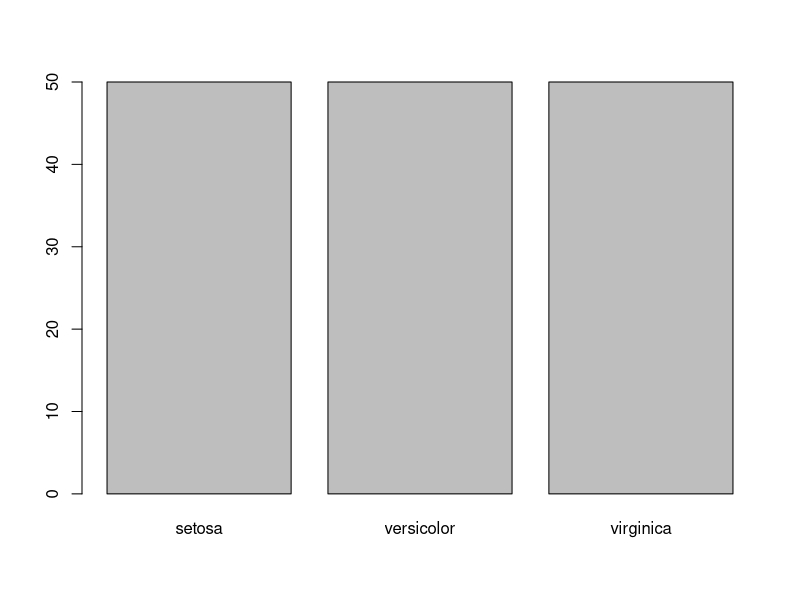
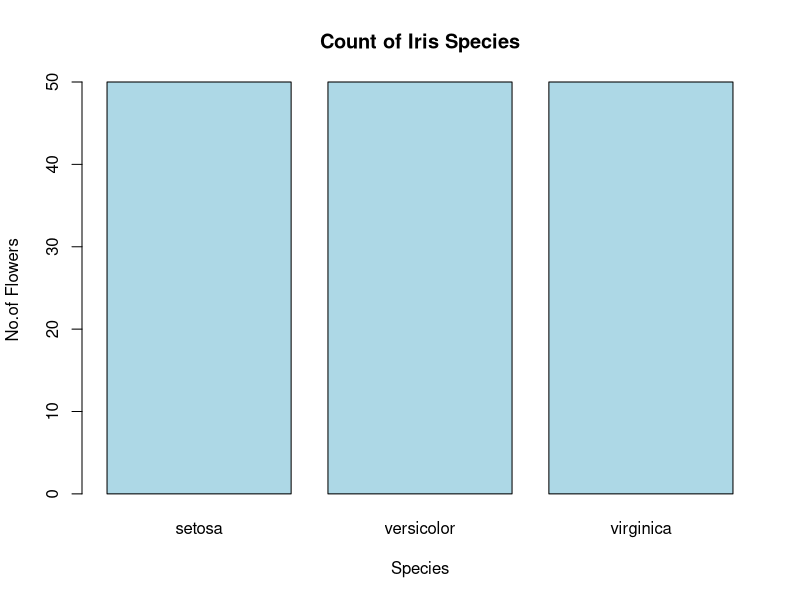
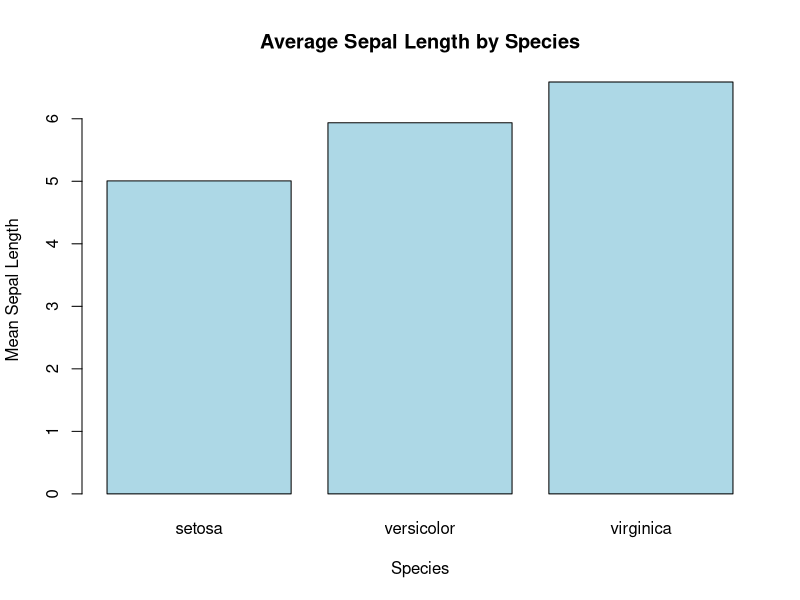
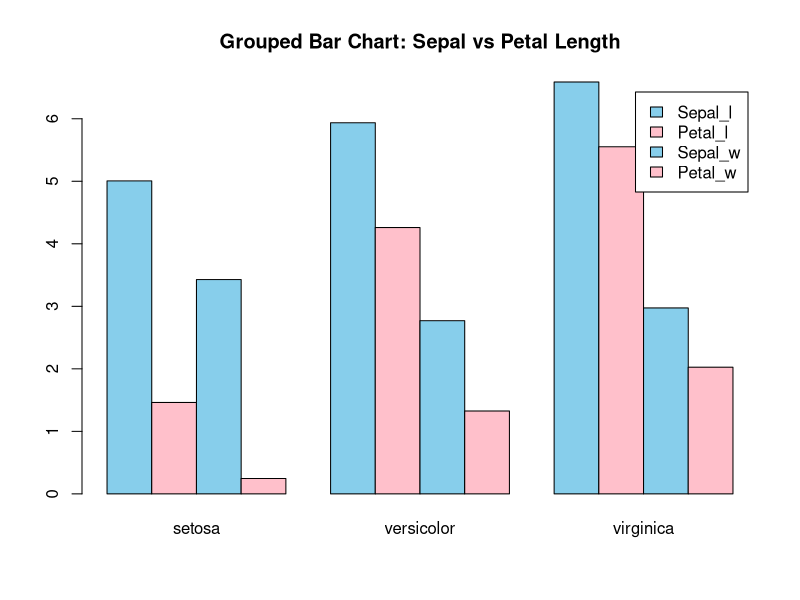
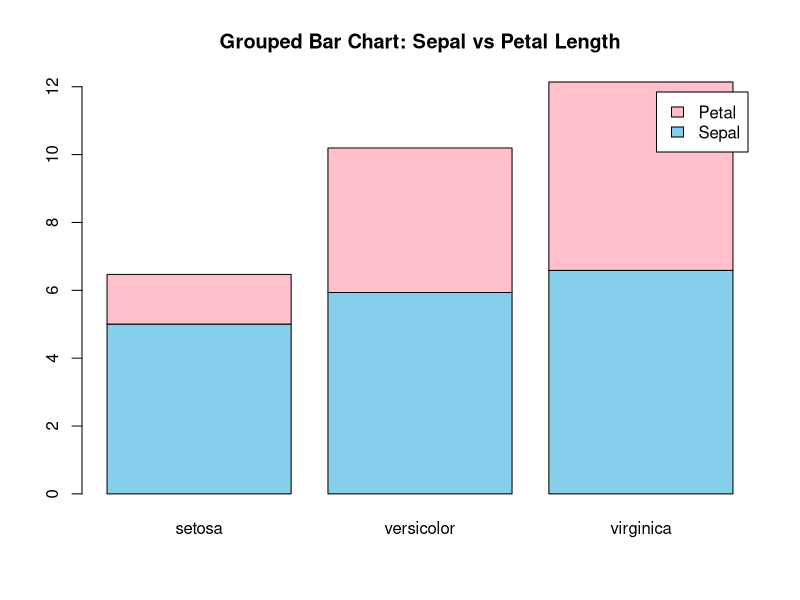
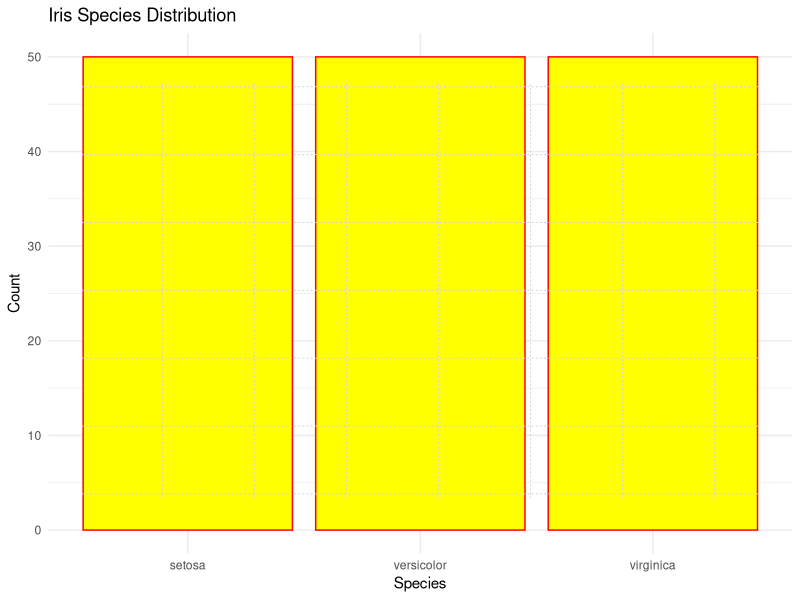

Recreate these plots in R, in order.
# load the dataset
data(iris)

# verify the dataset
head(iris)
str(iris)
class(iris)
View(iris)

barplot(table(iris$Species))

barplot(table(iris$Species),
        main = "Count of Iris Species",
        xlab = "Species",
        ylab = "No.of Flowers",
        col = "lightblue")

#mean sepal length
mean_sepal <-tapply(iris$Sepal.Length, iris$Species, mean)
mean_sepal

# simple bar plot using base R
barplot(
  mean_sepal,
  main = "Average Sepal Length by Species",
  xlab = "Species",
  ylab = "Mean Sepal Length",
  col = "lightblue")

group_means <- rbind(
  Sepal = tapply(iris$Sepal.Length, iris$Species,mean),
  Petal = tapply(iris$Petal.Length, iris$Species,mean)
)
group_means

group_means1 <- rbind(
  Sepal_l = tapply(iris$Sepal.Length, iris$Species,mean),
  Petal_l = tapply(iris$Petal.Length, iris$Species,mean),
  Sepal_w = tapply(iris$Sepal.Width, iris$Species,mean),
  Petal_w = tapply(iris$Petal.Width, iris$Species,mean)
)
group_means1

barplot(
  group_means1,
  beside = TRUE,
  col =c("skyblue", "pink"),
  legend.text = TRUE,
  main = "Grouped Bar Chart: Sepal vs Petal Length"
)

barplot(
  group_means,
  beside = FALSE,
  col =c("skyblue", "pink"),
  legend.text = TRUE,
  main = "Grouped Bar Chart: Sepal vs Petal Length"
)
# GGPLOT2
library(ggplot2)

library(ggplot2)

ggplot(iris, aes(x = Species)) +
  geom_bar(fill = "yellow", color = "red") +
  labs(
    title = "Iris Species Distribution",
    x = "Species",
    y = "Count"
  ) +
  theme_minimal()
grid()